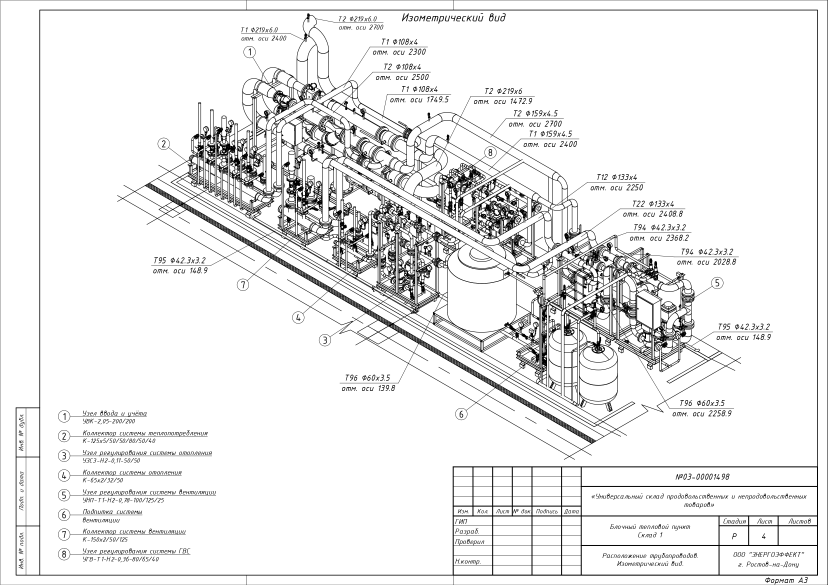
#> input picture ee_site/frontend/src/assets/service-design-hero.jpg, 2482 x 1755 px (shown at 1/3 size)
$ python prepare-design-hero.py
#> lines starting #> are read from the running program, lines starting #| are printed output that depends on the picture
"""EXIF-aware responsive WebP for the drawing; keep the source JPEG unchanged.

Run with the backend Pillow dependency. No cropping, sharpening, or upscaling.
Lossless encoding preserves the resized drawing's fine lines and labels.
"""
from pathlib import Path
from PIL import Image, ImageOps

root = Path(__file__).resolve().parents[1]
source = root / "src/assets/service-design-hero.jpg"
output = root / "src/assets/services/design"
output.mkdir(parents=True, exist_ok=True)
with Image.open(source) as original:
#> original is the input picture: PIL image 2482x1755 RGB; min 0, max 255, mean 235.4
    image = ImageOps.exif_transpose(original).convert("RGB")
    for width in (480, 960, 1536):
        if width > image.width:
            raise ValueError("Do not upscale the drawing")
        height = round(image.height * width / image.width)
        resized = image.resize((width, height), Image.Resampling.LANCZOS)
        path = output / f"design-{width}.webp"
        resized.save(path, "WEBP", lossless=True, method=6)
        print(f"{path.name}: {width}x{height}, {path.stat().st_size} bytes")
#> this loop made 3 passes
#> pass 1, `resized = image.resize((width, height), Image.Resampling.LANCZOS)`:
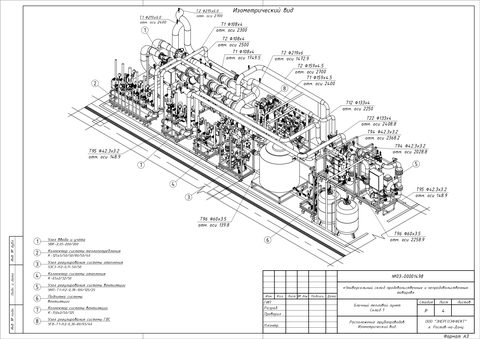
#> resized: PIL image 480x339 RGB; min 0, max 255, mean 234.2
#> pass 2, `resized = image.resize((width, height), Image.Resampling.LANCZOS)`:
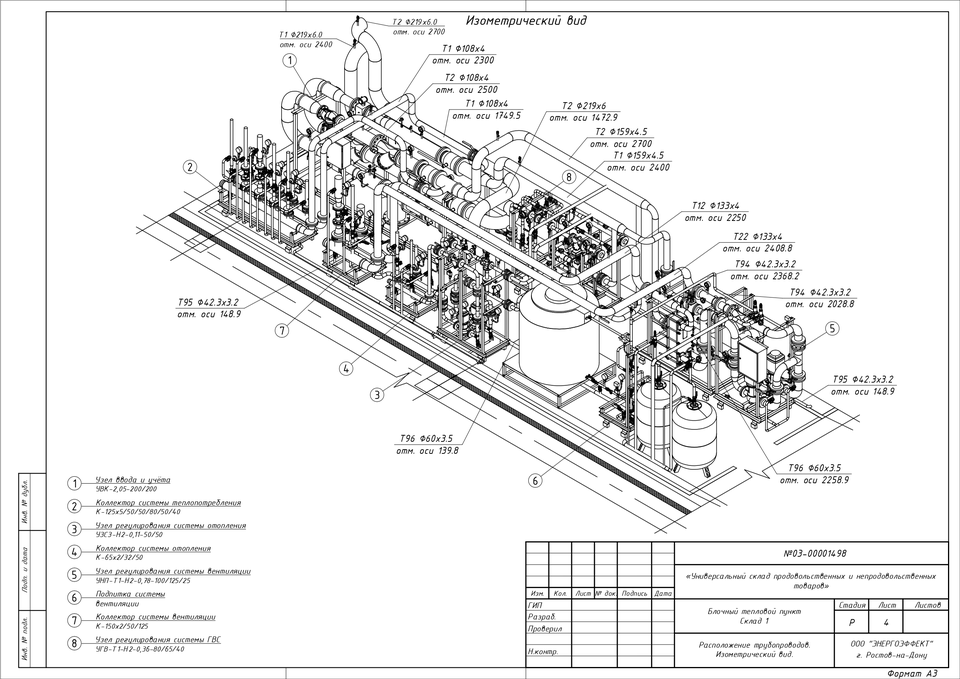
#> resized: PIL image 960x679 RGB; min 0, max 255, mean 234.3
#> pass 3, `resized = image.resize((width, height), Image.Resampling.LANCZOS)`:
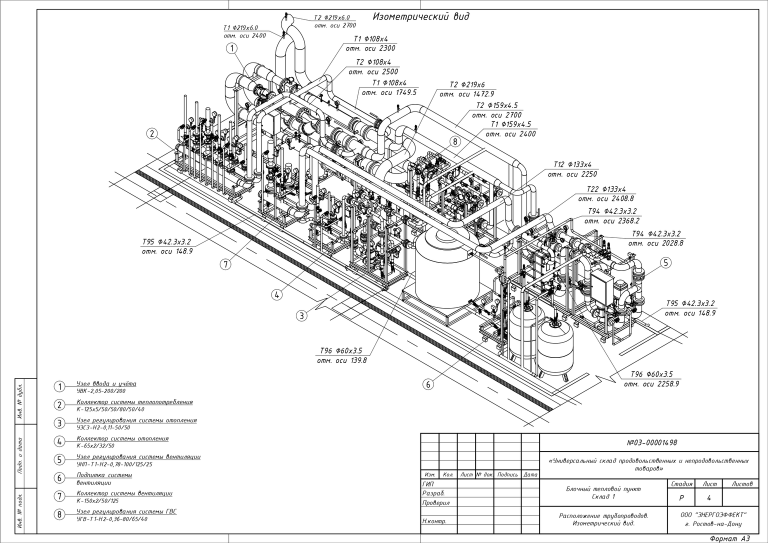
#> resized: PIL image 1536x1086 RGB (shown at 1/2 size); min 0, max 255, mean 234.6
